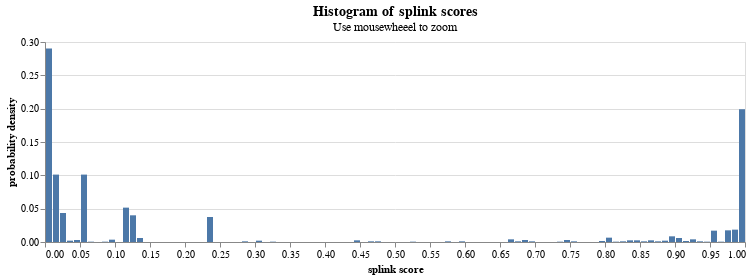

This figure's notebook cell:
### Markdown cell above
We can plot a histogram of the splink match probility.  This chart shows that, for the majority of record comparisons, the match score is estimated to be close to 0 or 1.  This indicates that there are few pairs of records where we are unsure whether it's a match or not.

### Code cell
from splink.diagnostics import splink_score_histogram
splink_score_histogram(df_e, spark, 100)

### Figure 1 — Vega-Lite specification as saved in the notebook (floating-point values rounded to 4 significant figures)
{"$schema": "https://vega.github.io/schema/vega-lite/v4.8.1.json", "config": {"title": {"fontSize": 14}, "view": {"continuousHeight": 300, "continuousWidth": 400}}, "data": {"name": "data-417dcdc424daf897dca8595220a6af73"}, "datasets": {"data-417dcdc424daf897dca8595220a6af73": [{"binwidth": 0.01, "count_rows": 580, "freqdensity": 58000, "normalised": 0.2903, "splink_score_bin_high": 0.01, "splink_score_bin_low": 0}, {"binwidth": 0.01, "count_rows": 202, "freqdensity": 20200, "normalised": 0.1011, "splink_score_bin_high": 0.02, "splink_score_bin_low": 0.01}, {"binwidth": 0.01, "count_rows": 87, "freqdensity": 8700.0, "normalised": 0.04354, "splink_score_bin_high": 0.03, "splink_score_bin_low": 0.02}, {"binwidth": 0.01, "count_rows": 4, "freqdensity": 400.0, "normalised": 0.002002, "splink_score_bin_high": 0.04, "splink_score_bin_low": 0.03}, {"binwidth": 0.01, "count_rows": 6, "freqdensity": 600.0, "normalised": 0.003003, "splink_score_bin_high": 0.05, "splink_score_bin_low": 0.04}, {"binwidth": 0.01, "count_rows": 202, "freqdensity": 20200.0, "normalised": 0.1011, "splink_score_bin_high": 0.06, "splink_score_bin_low": 0.05}, {"binwidth": 0.01, "count_rows": 1, "freqdensity": 100.0, "normalised": 0.0005005, "splink_score_bin_high": 0.07, "splink_score_bin_low": 0.06}, {"binwidth": 0.01, "count_rows": 0, "freqdensity": 0, "normalised": 0, "splink_score_bin_high": 0.08, "splink_score_bin_low": 0.07}, {"binwidth": 0.01, "count_rows": 1, "freqdensity": 100.0, "normalised": 0.0005005, "splink_score_bin_high": 0.09, "splink_score_bin_low": 0.08}, {"binwidth": 0.01, "count_rows": 7, "freqdensity": 700.0, "normalised": 0.003504, "splink_score_bin_high": 0.1, "splink_score_bin_low": 0.09}, {"binwidth": 0.01, "count_rows": 0, "freqdensity": 0, "normalised": 0, "splink_score_bin_high": 0.11, "splink_score_bin_low": 0.1}, {"binwidth": 0.01, "count_rows": 103, "freqdensity": 10300.0, "normalised": 0.05155, "splink_score_bin_high": 0.12, "splink_score_bin_low": 0.11}, {"binwidth": 0.01, "count_rows": 80, "freqdensity": 8000.0, "normalised": 0.04004, "splink_score_bin_high": 0.13, "splink_score_bin_low": 0.12}, {"binwidth": 0.01, "count_rows": 12, "freqdensity": 1200.0, "normalised": 0.006006, "splink_score_bin_high": 0.14, "splink_score_bin_low": 0.13}, {"binwidth": 0.01, "count_rows": 0, "freqdensity": 0, "normalised": 0, "splink_score_bin_high": 0.15, "splink_score_bin_low": 0.14}, {"binwidth": 0.01, "count_rows": 0, "freqdensity": 0, "normalised": 0, "splink_score_bin_high": 0.16, "splink_score_bin_low": 0.15}, {"binwidth": 0.01, "count_rows": 0, "freqdensity": 0, "normalised": 0, "splink_score_bin_high": 0.17, "splink_score_bin_low": 0.16}, {"binwidth": 0.01, "count_rows": 0, "freqdensity": 0, "normalised": 0, "splink_score_bin_high": 0.18, "splink_score_bin_low": 0.17}, {"binwidth": 0.01, "count_rows": 0, "freqdensity": 0, "normalised": 0, "splink_score_bin_high": 0.19, "splink_score_bin_low": 0.18}, {"binwidth": 0.01, "count_rows": 0, "freqdensity": 0, "normalised": 0, "splink_score_bin_high": 0.2, "splink_score_bin_low": 0.19}, {"binwidth": 0.01, "count_rows": 0, "freqdensity": 0, "normalised": 0, "splink_score_bin_high": 0.21, "splink_score_bin_low": 0.2}, {"binwidth": 0.01, "count_rows": 0, "freqdensity": 0, "normalised": 0, "splink_score_bin_high": 0.22, "splink_score_bin_low": 0.21}, {"binwidth": 0.01, "count_rows": 0, "freqdensity": 0, "normalised": 0, "splink_score_bin_high": 0.23, "splink_score_bin_low": 0.22}, {"binwidth": 0.01, "count_rows": 75, "freqdensity": 7500.0, "normalised": 0.03754, "splink_score_bin_high": 0.24, "splink_score_bin_low": 0.23}, {"binwidth": 0.01, "count_rows": 0, "freqdensity": 0, "normalised": 0, "splink_score_bin_high": 0.25, "splink_score_bin_low": 0.24}, {"binwidth": 0.01, "count_rows": 0, "freqdensity": 0, "normalised": 0, "splink_score_bin_high": 0.26, "splink_score_bin_low": 0.25}, {"binwidth": 0.01, "count_rows": 0, "freqdensity": 0, "normalised": 0, "splink_score_bin_high": 0.27, "splink_score_bin_low": 0.26}, {"binwidth": 0.01, "count_rows": 0, "freqdensity": 0, "normalised": 0, "splink_score_bin_high": 0.28, "splink_score_bin_low": 0.27}, {"binwidth": 0.01, "count_rows": 2, "freqdensity": 200.0, "normalised": 0.001001, "splink_score_bin_high": 0.29, "splink_score_bin_low": 0.28}, {"binwidth": 0.01, "count_rows": 0, "freqdensity": 0, "normalised": 0, "splink_score_bin_high": 0.3, "splink_score_bin_low": 0.29}, {"binwidth": 0.01, "count_rows": 4, "freqdensity": 400.0, "normalised": 0.002002, "splink_score_bin_high": 0.31, "splink_score_bin_low": 0.3}, {"binwidth": 0.01, "count_rows": 0, "freqdensity": 0, "normalised": 0, "splink_score_bin_high": 0.32, "splink_score_bin_low": 0.31}, {"binwidth": 0.01, "count_rows": 1, "freqdensity": 100.0, "normalised": 0.0005005, "splink_score_bin_high": 0.33, "splink_score_bin_low": 0.32}, {"binwidth": 0.01, "count_rows": 0, "freqdensity": 0, "normalised": 0, "splink_score_bin_high": 0.34, "splink_score_bin_low": 0.33}, {"binwidth": 0.01, "count_rows": 0, "freqdensity": 0, "normalised": 0, "splink_score_bin_high": 0.35, "splink_score_bin_low": 0.34}, {"binwidth": 0.01, "count_rows": 0, "freqdensity": 0, "normalised": 0, "splink_score_bin_high": 0.36, "splink_score_bin_low": 0.35}, {"binwidth": 0.01, "count_rows": 0, "freqdensity": 0, "normalised": 0, "splink_score_bin_high": 0.37, "splink_score_bin_low": 0.36}, {"binwidth": 0.01, "count_rows": 0, "freqdensity": 0, "normalised": 0, "splink_score_bin_high": 0.38, "splink_score_bin_low": 0.37}, {"binwidth": 0.01, "count_rows": 0, "freqdensity": 0, "normalised": 0, "splink_score_bin_high": 0.39, "splink_score_bin_low": 0.38}, {"binwidth": 0.01, "count_rows": 0, "freqdensity": 0, "normalised": 0, "splink_score_bin_high": 0.4, "splink_score_bin_low": 0.39}, {"binwidth": 0.01, "count_rows": 0, "freqdensity": 0, "normalised": 0, "splink_score_bin_high": 0.41, "splink_score_bin_low": 0.4}, {"binwidth": 0.01, "count_rows": 0, "freqdensity": 0, "normalised": 0, "splink_score_bin_high": 0.42, "splink_score_bin_low": 0.41}, {"binwidth": 0.01, "count_rows": 0, "freqdensity": 0, "normalised": 0, "splink_score_bin_high": 0.43, "splink_score_bin_low": 0.42}, {"binwidth": 0.01, "count_rows": 0, "freqdensity": 0, "normalised": 0, "splink_score_bin_high": 0.44, "splink_score_bin_low": 0.43}, {"binwidth": 0.01, "count_rows": 5, "freqdensity": 500.0, "normalised": 0.002503, "splink_score_bin_high": 0.45, "splink_score_bin_low": 0.44}, {"binwidth": 0.01, "count_rows": 0, "freqdensity": 0, "normalised": 0, "splink_score_bin_high": 0.46, "splink_score_bin_low": 0.45}, {"binwidth": 0.01, "count_rows": 2, "freqdensity": 200.0, "normalised": 0.001001, "splink_score_bin_high": 0.47, "splink_score_bin_low": 0.46}, {"binwidth": 0.01, "count_rows": 2, "freqdensity": 200.0, "normalised": 0.001001, "splink_score_bin_high": 0.48, "splink_score_bin_low": 0.47}, {"binwidth": 0.01, "count_rows": 0, "freqdensity": 0, "normalised": 0, "splink_score_bin_high": 0.49, "splink_score_bin_low": 0.48}, {"binwidth": 0.01, "count_rows": 0, "freqdensity": 0, "normalised": 0, "splink_score_bin_high": 0.5, "splink_score_bin_low": 0.49}, {"binwidth": 0.01, "count_rows": 0, "freqdensity": 0, "normalised": 0, "splink_score_bin_high": 0.51, "splink_score_bin_low": 0.5}, {"binwidth": 0.01, "count_rows": 0, "freqdensity": 0, "normalised": 0, "splink_score_bin_high": 0.52, "splink_score_bin_low": 0.51}, {"binwidth": 0.01, "count_rows": 1, "freqdensity": 100.0, "normalised": 0.0005005, "splink_score_bin_high": 0.53, "splink_score_bin_low": 0.52}, {"binwidth": 0.01, "count_rows": 0, "freqdensity": 0, "normalised": 0, "splink_score_bin_high": 0.54, "splink_score_bin_low": 0.53}, {"binwidth": 0.01, "count_rows": 0, "freqdensity": 0, "normalised": 0, "splink_score_bin_high": 0.55, "splink_score_bin_low": 0.54}, {"binwidth": 0.01, "count_rows": 0, "freqdensity": 0, "normalised": 0, "splink_score_bin_high": 0.56, "splink_score_bin_low": 0.55}, {"binwidth": 0.01, "count_rows": 0, "freqdensity": 0, "normalised": 0, "splink_score_bin_high": 0.57, "splink_score_bin_low": 0.56}, {"binwidth": 0.01, "count_rows": 2, "freqdensity": 200.0, "normalised": 0.001001, "splink_score_bin_high": 0.58, "splink_score_bin_low": 0.57}, {"binwidth": 0.01, "count_rows": 0, "freqdensity": 0, "normalised": 0, "splink_score_bin_high": 0.59, "splink_score_bin_low": 0.58}, {"binwidth": 0.01, "count_rows": 2, "freqdensity": 200.0, "normalised": 0.001001, "splink_score_bin_high": 0.6, "splink_score_bin_low": 0.59}, {"binwidth": 0.01, "count_rows": 0, "freqdensity": 0, "normalised": 0, "splink_score_bin_high": 0.61, "splink_score_bin_low": 0.6}, {"binwidth": 0.01, "count_rows": 0, "freqdensity": 0, "normalised": 0, "splink_score_bin_high": 0.62, "splink_score_bin_low": 0.61}, {"binwidth": 0.01, "count_rows": 0, "freqdensity": 0, "normalised": 0, "splink_score_bin_high": 0.63, "splink_score_bin_low": 0.62}, {"binwidth": 0.01, "count_rows": 0, "freqdensity": 0, "normalised": 0, "splink_score_bin_high": 0.64, "splink_score_bin_low": 0.63}, {"binwidth": 0.01, "count_rows": 0, "freqdensity": 0, "normalised": 0, "splink_score_bin_high": 0.65, "splink_score_bin_low": 0.64}, {"binwidth": 0.01, "count_rows": 0, "freqdensity": 0, "normalised": 0, "splink_score_bin_high": 0.66, "splink_score_bin_low": 0.65}, {"binwidth": 0.01, "count_rows": 8, "freqdensity": 800.0, "normalised": 0.004004, "splink_score_bin_high": 0.67, "splink_score_bin_low": 0.66}, {"binwidth": 0.01, "count_rows": 2, "freqdensity": 200.0, "normalised": 0.001001, "splink_score_bin_high": 0.68, "splink_score_bin_low": 0.67}, {"binwidth": 0.01, "count_rows": 6, "freqdensity": 600.0, "normalised": 0.003003, "splink_score_bin_high": 0.69, "splink_score_bin_low": 0.68}, {"binwidth": 0.01, "count_rows": 2, "freqdensity": 200.0, "normalised": 0.001001, "splink_score_bin_high": 0.7, "splink_score_bin_low": 0.69}, {"binwidth": 0.01, "count_rows": 0, "freqdensity": 0, "normalised": 0, "splink_score_bin_high": 0.71, "splink_score_bin_low": 0.7}, {"binwidth": 0.01, "count_rows": 0, "freqdensity": 0, "normalised": 0, "splink_score_bin_high": 0.72, "splink_score_bin_low": 0.71}, {"binwidth": 0.01, "count_rows": 0, "freqdensity": 0, "normalised": 0, "splink_score_bin_high": 0.73, "splink_score_bin_low": 0.72}, {"binwidth": 0.01, "count_rows": 1, "freqdensity": 100.0, "normalised": 0.0005005, "splink_score_bin_high": 0.74, "splink_score_bin_low": 0.73}, {"binwidth": 0.01, "count_rows": 6, "freqdensity": 600.0, "normalised": 0.003003, "splink_score_bin_high": 0.75, "splink_score_bin_low": 0.74}, {"binwidth": 0.01, "count_rows": 2, "freqdensity": 200.0, "normalised": 0.001001, "splink_score_bin_high": 0.76, "splink_score_bin_low": 0.75}, {"binwidth": 0.01, "count_rows": 0, "freqdensity": 0, "normalised": 0, "splink_score_bin_high": 0.77, "splink_score_bin_low": 0.76}, {"binwidth": 0.01, "count_rows": 0, "freqdensity": 0, "normalised": 0, "splink_score_bin_high": 0.78, "splink_score_bin_low": 0.77}, {"binwidth": 0.01, "count_rows": 0, "freqdensity": 0, "normalised": 0, "splink_score_bin_high": 0.79, "splink_score_bin_low": 0.78}, {"binwidth": 0.01, "count_rows": 3, "freqdensity": 300.0, "normalised": 0.001502, "splink_score_bin_high": 0.8, "splink_score_bin_low": 0.79}, {"binwidth": 0.01, "count_rows": 13, "freqdensity": 1300.0, "normalised": 0.006507, "splink_score_bin_high": 0.81, "splink_score_bin_low": 0.8}, {"binwidth": 0.01, "count_rows": 1, "freqdensity": 100.0, "normalised": 0.0005005, "splink_score_bin_high": 0.82, "splink_score_bin_low": 0.81}, {"binwidth": 0.01, "count_rows": 2, "freqdensity": 200.0, "normalised": 0.001001, "splink_score_bin_high": 0.83, "splink_score_bin_low": 0.82}, {"binwidth": 0.01, "count_rows": 5, "freqdensity": 500.0, "normalised": 0.002503, "splink_score_bin_high": 0.84, "splink_score_bin_low": 0.83}, {"binwidth": 0.01, "count_rows": 5, "freqdensity": 500.0, "normalised": 0.002503, "splink_score_bin_high": 0.85, "splink_score_bin_low": 0.84}, {"binwidth": 0.01, "count_rows": 2, "freqdensity": 200.0, "normalised": 0.001001, "splink_score_bin_high": 0.86, "splink_score_bin_low": 0.85}, {"binwidth": 0.01, "count_rows": 5, "freqdensity": 500.0, "normalised": 0.002503, "splink_score_bin_high": 0.87, "splink_score_bin_low": 0.86}, {"binwidth": 0.01, "count_rows": 2, "freqdensity": 200.0, "normalised": 0.001001, "splink_score_bin_high": 0.88, "splink_score_bin_low": 0.87}, {"binwidth": 0.01, "count_rows": 4, "freqdensity": 400.0, "normalised": 0.002002, "splink_score_bin_high": 0.89, "splink_score_bin_low": 0.88}, {"binwidth": 0.01, "count_rows": 17, "freqdensity": 1700.0, "normalised": 0.008509, "splink_score_bin_high": 0.9, "splink_score_bin_low": 0.89}, {"binwidth": 0.01, "count_rows": 12, "freqdensity": 1200.0, "normalised": 0.006006, "splink_score_bin_high": 0.91, "splink_score_bin_low": 0.9}, {"binwidth": 0.01, "count_rows": 3, "freqdensity": 300.0, "normalised": 0.001502, "splink_score_bin_high": 0.92, "splink_score_bin_low": 0.91}, {"binwidth": 0.01, "count_rows": 8, "freqdensity": 800.0, "normalised": 0.004004, "splink_score_bin_high": 0.93, "splink_score_bin_low": 0.92}, {"binwidth": 0.01, "count_rows": 2, "freqdensity": 200.0, "normalised": 0.001001, "splink_score_bin_high": 0.94, "splink_score_bin_low": 0.93}, {"binwidth": 0.01, "count_rows": 1, "freqdensity": 100.0, "normalised": 0.0005005, "splink_score_bin_high": 0.95, "splink_score_bin_low": 0.94}, {"binwidth": 0.01, "count_rows": 34, "freqdensity": 3400.0, "normalised": 0.01702, "splink_score_bin_high": 0.96, "splink_score_bin_low": 0.95}, {"binwidth": 0.01, "count_rows": 1, "freqdensity": 100.0, "normalised": 0.0005005, "splink_score_bin_high": 0.97, "splink_score_bin_low": 0.96}, {"binwidth": 0.01, "count_rows": 35, "freqdensity": 3500.0, "normalised": 0.01752, "splink_score_bin_high": 0.98, "splink_score_bin_low": 0.97}, {"binwidth": 0.01, "count_rows": 37, "freqdensity": 3700.0, "normalised": 0.01852, "splink_score_bin_high": 0.99, "splink_score_bin_low": 0.98}, {"binwidth": 0.01, "count_rows": 398, "freqdensity": 39800.0, "normalised": 0.1992, "splink_score_bin_high": 1, "splink_score_bin_low": 0.99}]}, "encoding": {"tooltip": [{"field": "count_rows", "title": "count", "type": "quantitative"}], "x": {"axis": {"title": "splink score"}, "bin": "binned", "field": "splink_score_bin_low", "type": "quantitative"}, "x2": {"field": "splink_score_bin_high"}, "y": {"axis": {"title": "probability density"}, "field": "normalised", "type": "quantitative"}}, "height": 200, "mark": "bar", "selection": {"selector076": {"bind": "scales", "encodings": ["y"], "type": "interval"}}, "title": {"subtitle": "Use mousewheeel to zoom", "text": "Histogram of splink scores"}, "width": 700}
